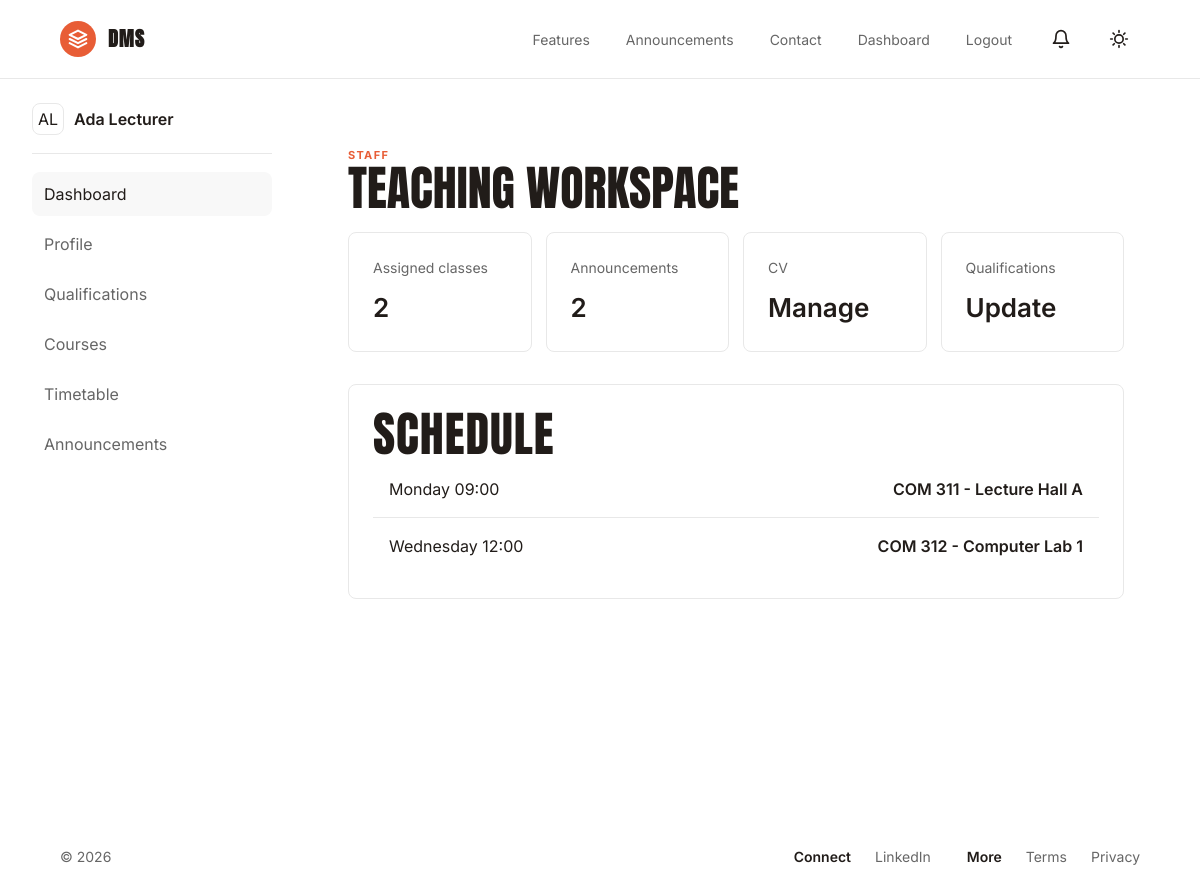
Screenshot of /staff/dashboard.php (signed in) with the database file from the repository.
### tables this page shows
CREATE TABLE timetable (
    id INT AUTO_INCREMENT PRIMARY KEY,
    course_id INT NOT NULL,
    staff_id INT NULL,
    day_of_week VARCHAR(20) NOT NULL,
    start_time TIME NOT NULL,
    end_time TIME NOT NULL,
    venue VARCHAR(120) NOT NULL,
    level VARCHAR(20) NOT NULL,
    semester VARCHAR(30) NOT NULL,
    created_at TIMESTAMP DEFAULT CURRENT_TIMESTAMP,
    INDEX idx_timetable_day (day_of_week, start_time),
    FOREIGN KEY (course_id) REFERENCES courses(id) ON DELETE CASCADE,
    FOREIGN KEY (staff_id) REFERENCES staff(id) ON DELETE SET NULL
);

CREATE TABLE courses (
    id INT AUTO_INCREMENT PRIMARY KEY,
    code VARCHAR(30) NOT NULL UNIQUE,
    title VARCHAR(180) NOT NULL,
    credit_units TINYINT NOT NULL DEFAULT 3,
    level VARCHAR(20) NOT NULL,
    semester VARCHAR(30) NOT NULL,
    status ENUM('active','inactive') DEFAULT 'active',
    created_at TIMESTAMP DEFAULT CURRENT_TIMESTAMP
);

### helpers/functions.php (called while the page is built, shortened)
<?php
function current_user(): ?array
{
    return $_SESSION['user'] ?? null;
}
function e(?string $value): string
{
    return htmlspecialchars((string) $value, ENT_QUOTES, 'UTF-8');
}

### middleware/auth.php (called while the page is built, shortened)
<?php
function require_auth(array $roles = []): array
{
    $user = current_user();
    return $user;
}

### services/DashboardService.php (called while the page is built, shortened)
<?php
final class DashboardService
{
    public function announcements(int $limit = 6): array
    {
        $statement = $this->pdo->prepare('SELECT * FROM announcements WHERE status = ? ORDER BY published_at DESC LIMIT ' . $limit);
        $statement->execute(['published']);
        return $statement->fetchAll();
    }
    public function upcomingTimetable(?int $userId = null, string $role = 'student'): array
    {
        $sql = 'SELECT timetable.*, courses.code, courses.title, staff.staff_no
                FROM timetable
                INNER JOIN courses ON courses.id = timetable.course_id
                LEFT JOIN staff ON staff.id = timetable.staff_id
                ORDER BY FIELD(day_of_week, "Monday","Tuesday","Wednesday","Thursday","Friday","Saturday"), start_time
                LIMIT 8';
        return $this->pdo->query($sql)->fetchAll();
    }
}

### staff/dashboard.php (the view, shortened to what this page needs)
<?php
require_once __DIR__ . '/../middleware/auth.php';
require_once __DIR__ . '/../services/DashboardService.php';
$user = require_auth(['staff']);
$service = new DashboardService($pdo);
$timetable = $service->upcomingTimetable((int) $user['id'], 'staff');
$announcements = $service->announcements();
include __DIR__ . '/../components/header.php';
?>
<div class="app-layout">
    <?php include __DIR__ . '/../components/sidebar.php'; ?>
    <section class="workspace">
        <div class="workspace-heading"><div><p class="eyebrow">Staff</p><h1>Teaching workspace</h1></div></div>
        <div class="stats-grid">
            <article><span>Assigned classes</span><strong><?= e((string) count($timetable)) ?></strong></article>
            <article><span>Announcements</span><strong><?= e((string) count($announcements)) ?></strong></article>
            <article><span>CV</span><strong>Manage</strong></article>
            <article><span>Qualifications</span><strong>Update</strong></article>
        </div>
        <section class="panel">
            <h2>Schedule</h2>
            <?php foreach ($timetable as $slot): ?>
                <div class="compact-row"><span><?= e($slot['day_of_week']) ?> <?= e(substr($slot['start_time'], 0, 5)) ?></span><strong><?= e($slot['code']) ?> - <?= e($slot['venue']) ?></strong></div>
            <?php endforeach; ?>
        </section>
    </section>
</div>
<?php include __DIR__ . '/../components/footer.php'; ?>

### assets/css/app.css (style rules this page uses)
:root { --bg: #ffffff; --panel: #ffffff; --text: #211c19; --muted: #666666; --soft: #f8f8f8; --line: #e8e8e8; --ink: #211c19; --accent: #E85D36; --warning: #a16207; --danger: #b91c1c; --radius: 8px; --pill-radius: 9999px; }
* { box-sizing: border-box; }
html { color-scheme: light; }
body { margin: 0; background: var(--bg); color: var(--text); font-family: 'Inter', -apple-system, BlinkMacSystemFont, "Segoe UI", Roboto, Arial, sans-serif; font-weight: 400; line-height: 1.5; letter-spacing: 0; }
h1, h2, h3, h4, h5, h6 { font-family: 'Anton', sans-serif; font-weight: 400; text-transform: uppercase; letter-spacing: 0.02em; }
strong, th { font-weight: 600; font-family: 'Inter', sans-serif; }
.home-hero h1, .page-heading h1, .workspace-heading h1 { margin: 0; font-size: clamp(44px, 6vw, 76px); line-height: 1.02; letter-spacing: 0; max-width: 820px; }
.eyebrow { margin: 0; color: var(--accent); text-transform: uppercase; font-size: 11px; font-weight: 700; letter-spacing: .12em; }
.panel, .auth-card, .feature-grid article, .contact-grid article { background: var(--panel); border: 1px solid var(--line); border-radius: var(--radius); }
.metric-row, .compact-row, .detail-list p { display: flex; justify-content: space-between; gap: 16px; padding: 16px; border-bottom: 1px solid var(--line); }
.metric-row:last-child, .compact-row:last-child, .detail-list p:last-child { border-bottom: 0; }
.section-heading h2, .panel h2 { margin: 0; font-size: clamp(30px, 4vw, 52px); line-height: 1.08; }
.feature-grid, .contact-grid, .stats-grid, .dashboard-grid { display: grid; grid-template-columns: repeat(4, minmax(0, 1fr)); gap: 14px; }
.feature-grid article, .contact-grid article, .stats-grid article { padding: 24px; }
.app-layout { display: grid; grid-template-columns: 240px minmax(0, 1fr); min-height: calc(100vh - 73px); gap: 32px; padding: 24px 32px; }
.workspace { padding: clamp(24px, 4vw, 44px); min-width: 0; }
.workspace-heading { display: flex; justify-content: space-between; align-items: center; margin-bottom: 20px; }
.workspace-heading h1 { font-size: clamp(30px, 4vw, 52px); }
.stats-grid { margin-bottom: 32px; }
.stats-grid article { background: var(--panel); border: 1px solid var(--line); border-radius: var(--radius); }
.stats-grid span { display: block; color: var(--muted); font-size: 14px; }
.stats-grid strong { display: block; margin-top: 10px; font-size: 26px; }
.panel { padding: 24px; margin-bottom: 16px; min-width: 0; }

### rows the page displays
timetable: day_of_week "Monday", start_time "09:00", course.code "COM 311", venue "Lecture Hall A"
timetable: day_of_week "Wednesday", start_time "12:00", course.code "COM 312", venue "Computer Lab 1"

### other values shown
initials($profileName) "AL"
$profileName "Ada Lecturer"
$label "Dashboard"
$label "Profile"
$label "Qualifications"
$label "Courses"
$label "Timetable"
$label "Announcements"
count($timetable) "2"
count($announcements) "2"
